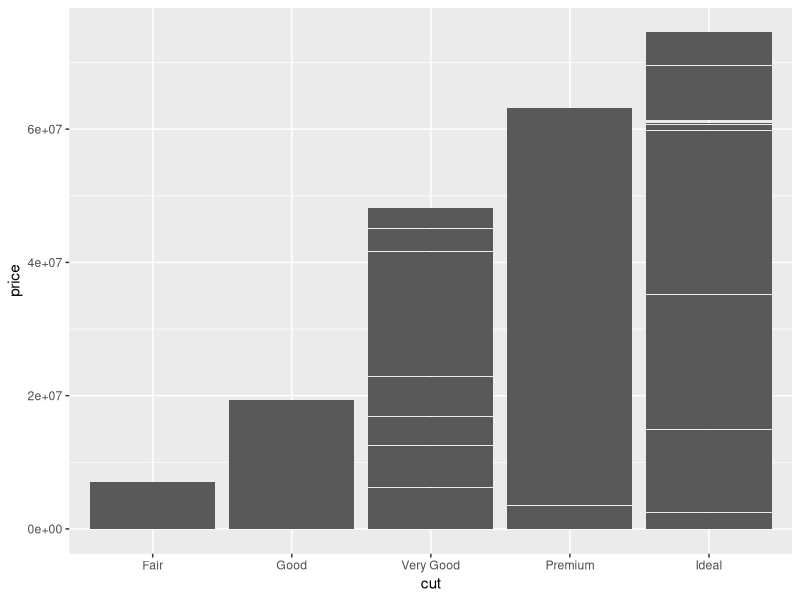

Generate this figure with R:
## ---- chunk 1
knitr::opts_chunk$set(echo = FALSE)
## ---- chunk 2
library(tidyverse)
ggplot(diamonds, aes(x = cut, y = price), fill = "grey") +
geom_col()
